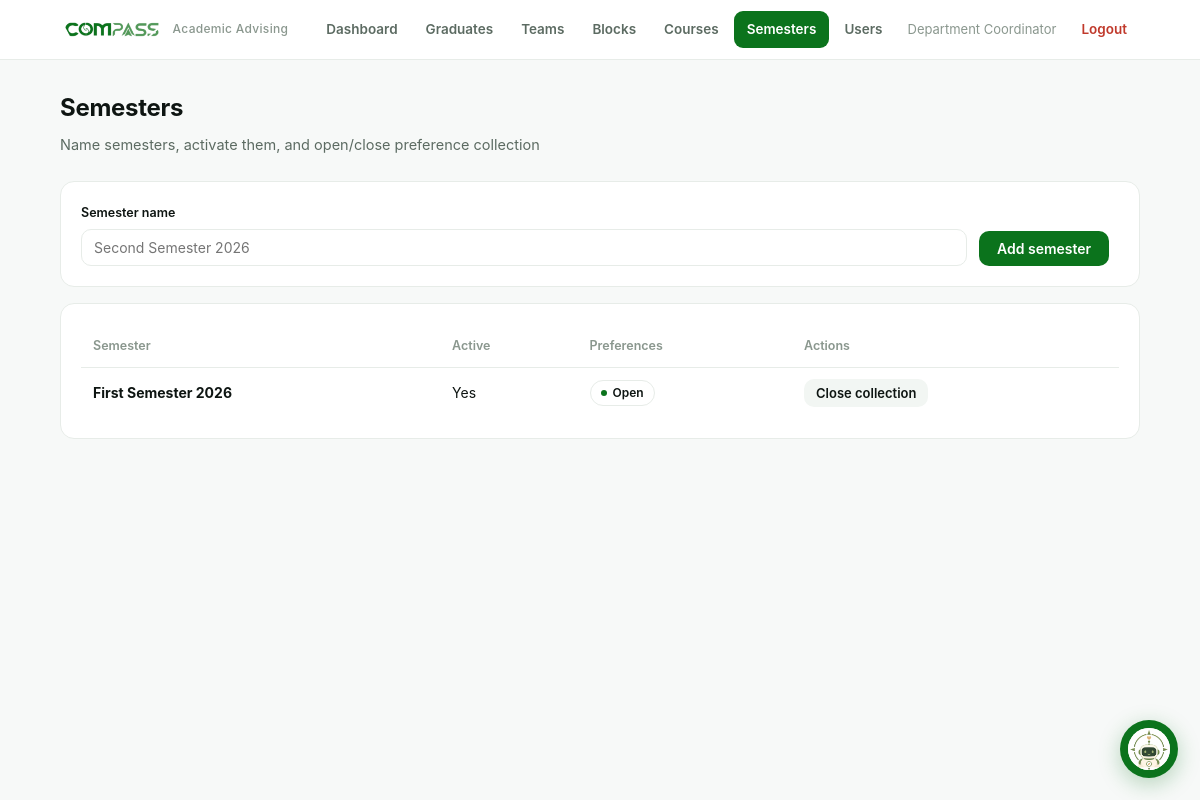
Page /admin/semesters (signed in) on the committed database.
### tables this page shows
CREATE TABLE users (
    id            INTEGER PRIMARY KEY AUTOINCREMENT,
    name          TEXT NOT NULL,
    email         TEXT NOT NULL UNIQUE,
    password_hash TEXT NOT NULL,
    role          TEXT NOT NULL CHECK(role IN ('student','advisor','admin'))
);

CREATE TABLE semesters (
    id          INTEGER PRIMARY KEY AUTOINCREMENT,
    name        TEXT NOT NULL,
    is_active   INTEGER NOT NULL DEFAULT 0,
    wishes_open INTEGER NOT NULL DEFAULT 0
);

### app.py (the view, shortened to what this page needs)
@app.route("/admin/semesters", methods=["GET", "POST"])
@login_required("admin")
def admin_semesters():
    db = get_db()
    semesters = db.execute("SELECT * FROM semesters ORDER BY id DESC").fetchall()
    return render_template("admin_semesters.html", semesters=semesters)

### app.py (called while the page is built)
@app.context_processor
def inject_student_nav():
    active = ENDPOINT_TO_TASK.get(request.endpoint)
    if request.endpoint == "student_task":
        active = request.view_args.get("key")
    if request.endpoint == "student_override":  # waiver shares the merged sidebar item
        active = "schedule_waiver"
    return {"student_tasks": STUDENT_TASKS, "active_task": active}

def current_user():
    uid = session.get("uid")
    if not uid:
        return None
    return get_db().execute("SELECT * FROM users WHERE id=?", (uid,)).fetchone()

@app.context_processor
def inject_user():
    return {"user": current_user()}

def login_required(role=None):
    def deco(view):
        @functools.wraps(view)
        def wrapped(*args, **kwargs):
            u = current_user()
            if not u:
                return redirect(url_for("login"))
            if role and u["role"] != role:
                abort(403)
            return view(*args, **kwargs)
        return wrapped
    return deco

### db.py (called while the page is built)
def get_db():
    conn = sqlite3.connect(DB_PATH)
    conn.row_factory = sqlite3.Row
    conn.execute("PRAGMA foreign_keys = ON")
    return conn

### templates/admin_semesters.html (shortened to what this page needs)
{% extends "base.html" %}
{% block content %}
<h1 class="page-title">Semesters</h1>
<p class="page-sub">Name semesters, activate them, and open/close preference collection</p>
<div class="card">
  <form method="post" class="row-inline">
    <div><label>Semester name</label><input name="name" required placeholder="Second Semester 2026"></div>
    <div style="flex:0 0 auto"><button class="btn" type="submit">Add semester</button></div>
  </form>
</div>
<div class="card table-wrap">
  <table>
    <thead><tr><th>Semester</th><th>Active</th><th>Preferences</th><th>Actions</th></tr></thead>
    <tbody>
      {% for s in semesters %}
      <tr>
        <td><strong>{{ s['name'] }}</strong></td>
        <td>{{ 'Yes' if s['is_active'] else '—' }}</td>
        <td>{% if s['wishes_open'] %}<span class="badge approved">Open</span>{% else %}<span class="badge rejected">Closed</span>{% endif %}</td>
        <td style="display:flex; gap:6px; flex-wrap:wrap">
          <form method="post" style="margin:0"><button class="btn sm {{ 'gray' if s['wishes_open'] else 'amber' }}" type="submit">{{ 'Close collection' if s['wishes_open'] else 'Open collection' }}</button></form>
        </td>
      </tr>
      {% endfor %}
    </tbody>
  </table>
</div>
{% endblock %}

### templates/base.html (shortened to what this page needs)
<!doctype html>
<html lang="en">
<head>
  <link rel="stylesheet" href="{{ url_for('static', filename='styles.css') }}?v=10">
</head>
<body>
  {% if user %}
  <header class="topbar">
    <div class="topbar-inner">
      <a class="brand" href="{{ url_for('about') }}">
        <img src="{{ url_for('static', filename='logo.png') }}" alt="COMPASS">
        <span class="sub">Academic Advising</span>
      </a>
      <nav class="nav">
        {% set ep = request.endpoint %}
        {% if user['role'] == 'advisor' %}
          <a href="{{ url_for('advisor_students') }}" class="{{ 'active' if ep=='advisor_students' }}">My Students</a>
          <a href="{{ url_for('advisor_approvals') }}" class="{{ 'active' if ep=='advisor_approvals' }}">Approvals</a>
          <a href="{{ url_for('advisor_requests') }}" class="{{ 'active' if ep=='advisor_requests' }}">Requests</a>
          <a href="{{ url_for('advisor_stats') }}" class="{{ 'active' if ep in ['advisor_stats','advisor_stats_course'] }}">Statistics</a>
        {% elif user['role'] == 'admin' %}
          <a href="{{ url_for('admin_home') }}" class="{{ 'active' if ep=='admin_home' }}">Dashboard</a>
          <a href="{{ url_for('admin_graduates') }}" class="{{ 'active' if ep=='admin_graduates' }}">Graduates</a>
          <a href="{{ url_for('admin_teams') }}" class="{{ 'active' if ep=='admin_teams' }}">Teams</a>
          <a href="{{ url_for('admin_blocks') }}" class="{{ 'active' if ep=='admin_blocks' }}">Blocks</a>
          <a href="{{ url_for('admin_courses') }}" class="{{ 'active' if ep=='admin_courses' }}">Courses</a>
          <a href="{{ url_for('admin_semesters') }}" class="{{ 'active' if ep=='admin_semesters' }}">Semesters</a>
          <a href="{{ url_for('admin_users') }}" class="{{ 'active' if ep=='admin_users' }}">Users</a>
        {% endif %}
        <span class="who">{{ user['name'] }}</span>
        <a href="{{ url_for('logout') }}" class="logout">Logout</a>
      </nav>
    </div>
  </header>
  {% endif %}
  {% if user and user['role'] == 'student' %}
  <div class="shell">
    <aside class="sidebar">
      <div class="sidebar-title">My Tasks</div>
      {% for sec in student_tasks %}
        {% set sec_open = active_task in (sec['items'] | map(attribute='key') | list) %}
        <div class="side-group {{ 'open' if sec_open }}">
          <button type="button" class="side-section" onclick="this.parentElement.classList.toggle('open')">
            <span>{{ sec['section'] }}</span><span class="chev">›</span>
          </button>
          <div class="side-items">
            {% for it in sec['items'] %}
              {% set href = url_for(it['endpoint']) if it['endpoint'] else url_for('student_task', key=it['key']) %}
              <a class="side-link {{ 'active' if active_task == it['key'] }}" href="{{ href }}">
                <span class="lbl">{{ it['label'] }}</span>
                {% if it['status'] == 'soon' %}<span class="soon-dot">Soon</span>{% endif %}
              </a>
            {% endfor %}
          </div>
        </div>
      {% endfor %}
    </aside>
    <main class="content">
      {% with messages = get_flashed_messages(with_categories=true) %}
        {% for category, msg in messages %}<div class="flash {{ category }}">{{ msg }}</div>{% endfor %}
      {% endwith %}
      {% block student_content %}{% endblock %}
    </main>
  </div>
  {% else %}
  <main class="container">
    {% block content %}{% endblock %}
  </main>
  {% endif %}
  {% include '_bot.html' %}
</body>
</html>

### static/styles.css (style rules this page uses)
:root { --ink:#0e1512; --muted:#5c6b62; --faint:#8a978e; --line:#e7ece8; --bg:#f7f9f8; --white:#ffffff; --panel:#f2f6f3; --accent:#0b731c; --accent-2:#159a2b; --accent-soft:#eaf6ec; --blue:#2c5aa0; --blue-bg:#eef2fb; --purple:#6b3fa0; --purple-bg:#f4eefb; --amber:#8a6d1a; --amber-bg:#f7f0dd; --danger:#c0392b; --danger-bg:#fdecea; --radius:14px; --mono:"SF Mono",ui-monospace,"JetBrains Mono",Menlo,monospace; }
* { box-sizing:border-box }
html,body { margin:0;padding:0 }
body { font-family:"Inter","Segoe UI",Tahoma,-apple-system,Arial,sans-serif; background:var(--bg);color:var(--ink);line-height:1.7;direction:ltr; -webkit-font-smoothing:antialiased; }
a { color:var(--accent);text-decoration:none }
.topbar { background:rgba(255,255,255,.92);backdrop-filter:blur(8px); border-bottom:1px solid var(--line);position:sticky;top:0;z-index:20 }
.topbar-inner { max-width:1120px;margin:0 auto;padding:11px 20px; display:flex;align-items:center;gap:16px;flex-wrap:wrap }
.brand { display:flex;align-items:center;gap:9px;font-weight:700;letter-spacing:.3px }
.brand img { height:22px }
.brand .sub { font-size:12px;color:var(--faint);font-weight:500 }
.nav { display:flex;gap:2px;flex-wrap:wrap;margin-inline-start:auto;align-items:center }
.nav a { padding:7px 13px;border-radius:9px;font-size:13.5px;font-weight:600;color:var(--muted) }
.nav a.active { background:var(--accent);color:#fff }
.nav .who { font-size:13px;color:var(--faint);padding:7px 10px }
.nav .logout { color:var(--danger) }
.container { max-width:1120px;margin:0 auto;padding:28px 20px 64px }
.page-title { font-size:24px;font-weight:750;letter-spacing:-.3px;margin:0 0 4px }
.page-sub { color:var(--muted);margin:0 0 24px;font-size:14.5px }
.card { background:var(--white);border:1px solid var(--line);border-radius:var(--radius); padding:20px;margin-bottom:16px }
table { width:100%;border-collapse:collapse;font-size:14px }
th,td { padding:11px 12px;text-align:left;border-bottom:1px solid var(--line) }
th { background:transparent;color:var(--faint);font-weight:600;font-size:12.5px; border-bottom:1px solid var(--line) }
tbody tr:last-child td { border-bottom:none }
.table-wrap { overflow-x:auto }
.badge { display:inline-flex;align-items:center;gap:6px;padding:2px 10px;border-radius:999px; font-size:12px;font-weight:600;background:transparent;color:var(--ink);border:1px solid var(--line) }
.badge::before { content:"";width:6px;height:6px;border-radius:50%;background:var(--faint);flex:0 0 auto }
.badge.approved::before { background:var(--accent) }
.btn { display:inline-block;padding:9px 18px;border-radius:10px;border:none; background:var(--accent);color:#fff;font-weight:600;font-size:14px;cursor:pointer; font-family:inherit;transition:.15s }
.btn.sm { padding:6px 12px;font-size:13px }
.btn.gray { background:var(--panel);color:var(--ink) }
label { display:block;font-size:12.5px;font-weight:600;margin-bottom:5px;color:var(--ink) }
input,select,textarea { width:100%;padding:9px 12px;border:1px solid var(--line); border-radius:10px;font-family:inherit;font-size:14px;background:#fff;transition:.15s }
.row-inline { display:flex;gap:12px;flex-wrap:wrap;align-items:end }
.row-inline>* { flex:1;min-width:140px }

### rows in the picture
users: name "Department Coordinator"
semesters: name "First Semester 2026", is_active "Yes", shows "Open", wishes_open "Close collection"
